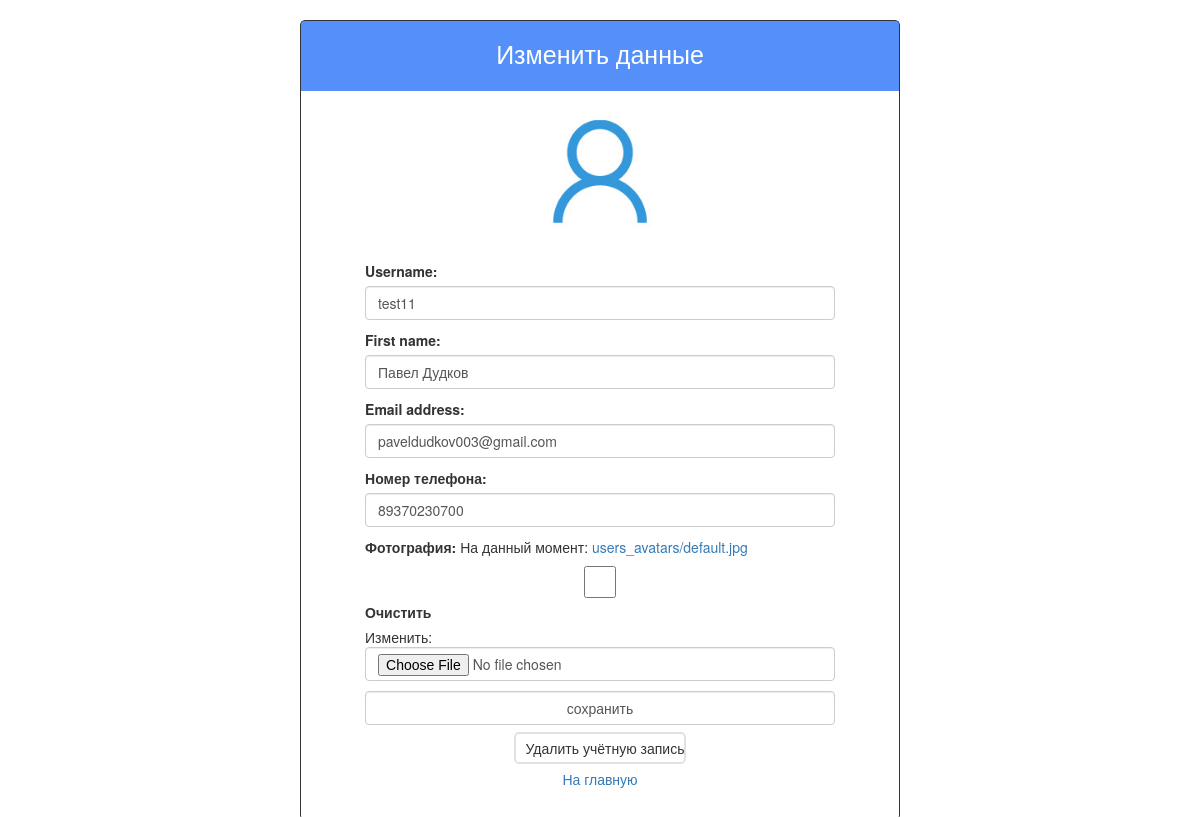
Page /auth/edit/ (signed in) on the committed database.
### authapp/models.py (models this page shows)
class ShopUser(AbstractUser):
    avatar = models.ImageField(verbose_name='фотография', upload_to='users_avatars', blank='True', default='users_avatars/default.jpg')
    phone = models.CharField(verbose_name='номер телефона', max_length=30)

### authapp/views.py (the view)
# urls.py: path('edit/', authapp.edit, name='edit'),
@login_required
def edit(request):
    title = 'редактирование'
    if request.method == 'POST':
        edit_form = ShopUserEditForm(request.POST, request.FILES, instance=request.user)
        if edit_form.is_valid():
            edit_form.save()
            return HttpResponseRedirect(reverse('auth:edit'))
    else:
        edit_form = ShopUserEditForm(instance=request.user) # instance=request.user - это экземпляр(правим конкретного пользователя)
    content = {'title': title, 'edit_form': edit_form}
    return render(request, 'authapp/edit.html', content)

### authapp/forms.py
class ShopUserEditForm(UserChangeForm):
    class Meta:
        model = ShopUser
        fields = ('username', 'first_name', 'email', 'phone', 'avatar', 'password')
    def __init__(self, *args, **kwargs):
        super().__init__(*args, **kwargs)
        for field_name, field in self.fields.items():
            field.widget.attrs['class'] = 'form-control'
            field.help_text = ''
            if field_name == 'password':
                field.widget = forms.HiddenInput()

### authapp/templates/authapp/edit.html (shortened to what this page needs)
{% extends 'authapp/base.html' %}
{% load staticfiles %}
{% block content %}
<div class="login login-auth" style="margin-top: 20px;">
<div class="text-center head text-login">
    Изменить данные
</div>
    <div class="user_avatar">
        <img src="/media/{{ user.avatar }}" onError="this.onerror=null;this.src='{% static 'img/default.jpg' %}';"
             class="user-avatars-404" style="width: 150px; margin: 10px; border-radius: 18px;"></div>
    <form class="form-horizontal" action="{% url 'auth:edit' %}" method="post" enctype="multipart/form-data">
        {{ edit_form.as_p }}
        <input class="form-control" type="submit" value="сохранить">
    </form>
    <form action="{% url 'auth:delete' user.pk %}">
            <input type="submit" value="Удалить учётную запись" style="margin-top: 7px;">
    </form>
    <a href="{% url 'main' %}" style="text-decoration: none; margin-top: 5px; margin-bottom: 30px;">На главную</a>
</div>
{% endblock %}

### static/css/style.css (style rules this page uses)
* { margin: 0; padding: 0; }
body { overflow: auto; }
html, body { height: 100%; }
input { width: 100%; height: 32px; padding-left: 10px; border: 2px solid #dee2e6; border-radius: 5px; outline: none; background: #ffffff; color: #9E9C9C; }
.login-auth { margin-top: 50px; display: flex; flex-direction: column; align-items: center; width: 600px; border: 1px solid; border-radius: 5px; }
.text-login { background-color: #236ff9c4; width: 598px; height: 70px; padding-top: 15px; color: #ffffff; margin-top: 0; font-size: 25px; }

### rows in the picture
ShopUser: avatar (placeholder picture), username "test11", first_name "Павел Дудков", email "paveldudkov003@gmail.com", phone "89370230700"
